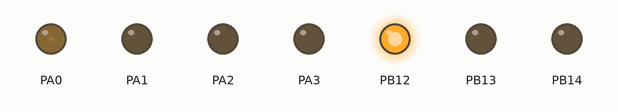
This sketch was run on a simulated STM32 Blue Pill. On the bench: output pins drawn as LEDs (lit = HIGH).

Above: at 0.05 s.
At 1.95 s:
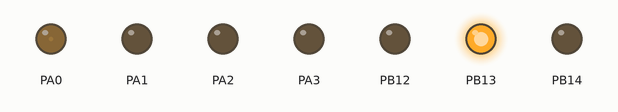
At 3.95 s:
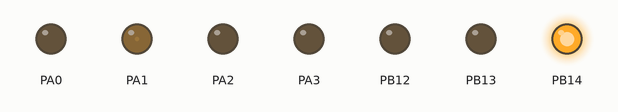
At 8.95 s:
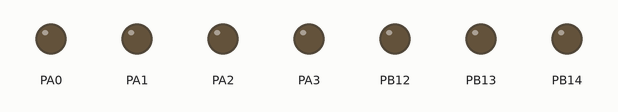
Timing chart, 0 to 11.7 s (numbered marks = the images above):
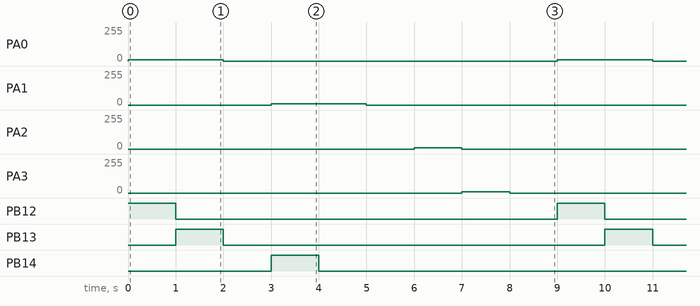

The sketch:

main.ino
```cpp
#include "L298N.h"
#include "Cytron.h"
#include "BTS.h"

const int IN1 = PB12; // GPIO
const int IN2 = PB13; // GPIO
const int ENA = PA0; // Supports PWM

const int DIR = PB14; // GPIO
const int PWM = PA1; // Supports PWM

const int RPWM = PA2; // Supports PWM
const int LPWM = PA3; // Supports PWM

L298N L298N_driver(IN1, IN2, ENA);
Cytron Cytron_driver(DIR, PWM);
BTS BTS_driver(RPWM, LPWM);


void setup() {

    // Initialize L298N motor driver
    L298N_driver.init();

    // Initialize Cytron motor driver
    Cytron_driver.init();

    // Initialize BTS motor driver
    BTS_driver.init();


}

void loop() {

    // Test it with positive velocity
    L298N_driver.drive(10);
    delay(1000);
    // Test it with negative velocity
    L298N_driver.drive(-10);
    delay(1000);
    // Test with 0 velocity
    L298N_driver.drive(0);
    delay(1000);
    Cytron_driver.drive(10);
    delay(1000);
    // Test it with negative velocity
    Cytron_driver.drive(-10);
    delay(1000);
    // Test with 0 velocity
    Cytron_driver.drive(0);
    delay(1000);
    // Test with positive
    BTS_driver.drive(10);
    delay(1000);
    // Test with negative
    BTS_driver.drive(-10);
    delay(1000);
    // Test with 0
    BTS_driver.drive(0);
    delay(1000);
}
```

BTS.cpp
```cpp
// Include necessary header files
#include "BTS.h"

// Constructor
BTS::BTS(int RPWM, int LPWM) {
    _RPWM = RPWM;
    _LPWM = LPWM;
}

void BTS::init() {
    pinMode(_RPWM, OUTPUT);
    pinMode(_LPWM, OUTPUT);
}

void BTS::drive(int speed) {
    if (speed > 0) {
        analogWrite(_RPWM, abs(speed));
        analogWrite(_LPWM, 0);
    }
    else if (speed < 0) {
        analogWrite(_RPWM, 0);
        analogWrite(_LPWM, abs(speed));
    }
    else {
        analogWrite(_RPWM, 0);
        analogWrite(_LPWM, 0);
    }
}
```

BTS.h
```cpp
#ifndef BTS_H
#define BTS_H


#include "MotorDriver.h"


class BTS : public MotorDriver {
public:

    // Constructor
    BTS(int RPWM, int LPWM);

    // Override init and drive from superclass
    void init() override;
    void drive(int speed) override;

private:

    // Define private variables
    int _RPWM;
    int _LPWM;
};
#endif
```

Cytron.cpp
```cpp
// Include the necessary header files
#include "Cytron.h"


// Constructor
Cytron::Cytron(int DIR, int PWM) {
    _DIR = DIR;
    _PWM = PWM;
}

// Initialize the pins for the Motor-Driver
void Cytron::init() {
    pinMode(_DIR, OUTPUT);
    pinMode(_PWM, OUTPUT);
}


void Cytron::drive(int speed) {
    // Set Direction to HIGH for forward
    if (speed > 0) {
        digitalWrite(_DIR, HIGH);
    }

    // Otherwise, set Direction to LOW for backward as if it was 0, it wont move, direction does not matter
    else {
        digitalWrite(_DIR, LOW);
    }

    // Write the speed to the PWM pin
    analogWrite(_PWM, abs(speed));
}
```

Cytron.h
```cpp
// Prevent including the file more than once
#ifndef Cytron_H
#define Cytron_H


#include "MotorDriver.h"

class Cytron : public MotorDriver {

public:
        Cytron(int DIR, int PWM);
        void init() override;
        void drive(int speed) override;

private:
        int _DIR;
        int _PWM;
};
#endif
```

L298N.cpp
```cpp
// Include the header file for the L298N class
#include "L298N.h"


// Constructor to initialize
L298N::L298N(int IN1, int IN2, int ENA) {
    _IN1 = IN1;
    _IN2 = IN2;
    _ENA = ENA;
}

// Initialize the pins for the L298N motor driver
void L298N::init() {
    pinMode(_IN1, OUTPUT);
    pinMode(_IN2, OUTPUT);
    pinMode(_ENA, OUTPUT);
}

// Drive the motor in the right direction
void L298N::drive(int speed) {

    if (speed > 0) {
        digitalWrite(_IN1, HIGH);
        digitalWrite(_IN2, LOW);
    }
    else if (speed < 0) {
        digitalWrite(_IN1, LOW);
        digitalWrite(_IN2, HIGH);
    }
    else {
        digitalWrite(_IN1, LOW);
        digitalWrite(_IN2, LOW);
    }

    // Set the speed of the motor using PWM, abs(speed) is used so that it is not negative
    analogWrite(_ENA, abs(speed));
}
```

L298N.h
```cpp
// If this header file is already included, ignore it.
#ifndef L298N_H
#define L298N_H


#include "MotorDriver.h"

// Define the L298N class which inherits from the MotorDriver class
class L298N : public MotorDriver {

public:

    // Constructor to initialize the L298N with the pins
    L298N(int IN1, int IN2, int ENA);

    // Override the init and drive methods from the MotorDriver class
    void init() override;
    void drive(int speed) override;

private:

    // Define private member variables to store the pins
    int _IN1;
    int _IN2;
    int _ENA;
};
#endif
```

MotorDriver.h
```cpp
#ifndef MotorDriver_H
#define MotorDriver_H


class MotorDriver {
public:
    virtual void init() = 0;
    virtual void drive(int speed) = 0;
};
#endif
```

Measured:
- by itself, PA0, PA1: alternates 10/255 for 2.0 s and 0/255 for 7.0 s
- by itself, PA2, PA3: alternates 10/255 for 1.0 s and 0/255 for 8.0 s
- by itself, PB12–14: alternates HIGH for 1.0 s and LOW for 8.0 s
